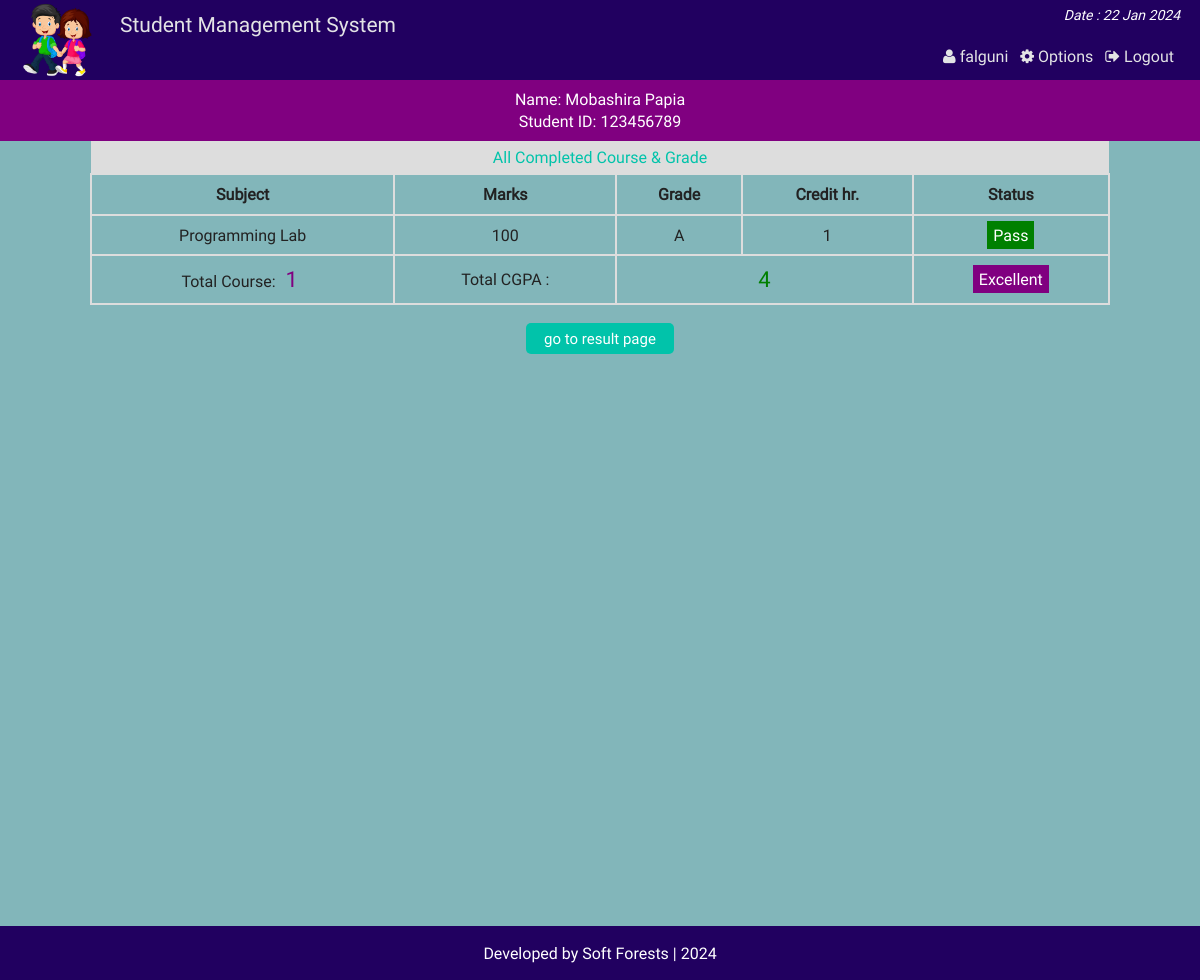
The page /view_cgpa.php?vr=123456789&vn=Mobashira Papia (signed in) on the database its author committed.
### tables this page shows
CREATE TABLE `result` (
  `id` int(11) NOT NULL,
  `st_id` int(11) NOT NULL,
  `marks` int(5) NOT NULL,
  `sub` varchar(50) NOT NULL,
  `semester` varchar(20) NOT NULL
);

### php/functions.php (called while the page is built, shortened)
<?php
class login_registration_class{
	public function view_cgpa($stid){
		global $conn;
		$sql = "select * from result where st_id='$stid'";
		$result = $conn->query($sql);
		return $result;
	}
};
?>

### view_cgpa.php (the view, shortened to what this page needs)
<?php
require "php/config.php";
require_once "php/functions.php";
$user = new login_registration_class();
	if(isset($_REQUEST['vr'])){
		$stid = $_REQUEST['vr'];
		$name = $_REQUEST['vn'];
	}
?>
<?php
include "php/headertop_admin.php";
?>
<div class="all_student fix">
		<?php
		function credit_hour($x){
			if($x=="DBMS") return 3;
			elseif($x == "DBMS Lab") return 1;
			elseif($x == "Mathematics") return 4;
			elseif($x == "Programming") return 3;
			elseif($x == "Programming Lab") return 1;
			elseif($x == "English") return 4;
			elseif($x == "Physics") return 3;
			elseif($x == "Chemistry") return 3;
			elseif($x == "Psychology") return 3;
		}
		function grade_point($gd){
			if($gd<60) return 0;
			elseif($gd>=60 && $gd<70) return 1;
			elseif($gd>=70 && $gd<80) return 2;
			elseif($gd>=80 && $gd<90) return 3;
			elseif($gd>=90 && $gd<=100) return 4;
		}
		?>
		<div>
	<p style="text-align:center;color:#fff;background:purple;margin:0;padding:8px;"><?php echo "Name: ".$name."<br>Student ID: " . $stid; ?></p>
	</div>
	<p style='text-align:center;background:#ddd;color:#01C3AA;padding:5px;width:84%;margin:0 auto'>All Completed Course & Grade</p>
	<?php
			$i=0;
			$ch = 0;
			$gp = 0;
				$get_result = $user->view_cgpa($stid);
				if($get_result && ($get_result->num_rows)>0){
			?>
				<table class="tab_two" style="text-align:center;width:85%;margin:0 auto">
					<th>Subject</th>
					<th>Marks</th>
					<th>Grade</th>
					<th>Credit hr.</th>
					<th>Status</th>
		<?php
				while($rows = $get_result->fetch_assoc()){
				$i++;
				$ch = $ch + credit_hour($rows['sub']);
		?>
			<tr>
				<td><?php echo $rows['sub']; ?></td>
				<td><?php echo $rows['marks']; ?></td>
				<td>
				<?php
					$mark = $rows['marks'];
					if($mark<60){echo "F";}
					elseif($mark>=60 && $mark<70){echo "D";}
					elseif($mark>=70 && $mark<80){echo "C";}
					elseif($mark>=80 && $mark<90){echo "B";}
					elseif($mark>=90 && $mark<=100){echo "A";}
					$gp = $gp + (credit_hour($rows['sub']) * grade_point($rows['marks']));
				?>
				</td>
				<td><?php echo credit_hour($rows['sub']); ?></td>
				<td>
				<?php
					$stat = $rows['marks'];
					if($stat<60){
						echo "<span style='background:red;padding:3px 11px;color:#fff;'>Fail</span>";
					}elseif($stat>=60 && $stat<70){
						echo "<span style='background:yellow'>Retake</span>";
					}else{
						echo "<span style='background:green;padding:3px 6px;color:#fff;'>Pass</span>";
					}
				?>
				</td>
			</tr>
			<?php } ?>
			<tr>
			<td><?php echo "Total Course: <span style='color:#800080;padding:3px 6px;font-size:22px'>".$i."</span>"; ?></td>
				<td colspan="1">Total CGPA : </td>
				<td colspan="2">
				<?php
				$sg = $gp/$ch;
				echo "<span style='color:green;padding:3px 6px;font-size:22px'>" . round($sg,2) . "</span>"; ?>
				</td>
				<td>
					<?php
						if($sg>=3.5){
							echo "<span style='background:purple;padding:3px 6px;color:#fff;'>Excellent";
						}elseif($sg>=3.0 && $sg<3.5){
							echo "<span style='background:green;padding:3px 6px;color:#fff;'>Good";
						}elseif($sg>=2.5 && $sg<3.0){
							echo "<span style='background:gray;padding:3px 6px;color:#fff;'>Average";
						}else{
							echo "<span style='background:red;padding:3px 6px;color:#fff;'>Probation";
						}
					?>
				</td>
			</tr>
		</table>
		<?php
			}
			else{
				echo  "<p style='color:red;text-align:center'>Nothing Found</p>";
				}
		?>
		<div class="back fix">
			<p style="text-align:center"><a href="view_result.php?vr=<?php echo $stid?>&vn=<?php echo $name?>"><button class="editbtn">go to result page</button></a></p>
		</div>
</div>
<?php include "php/footerbottom.php";?>

### css/main.css (style rules this page uses)
html { color: #222; font-size: 1em; line-height: 1.4; }
a { text-decoration:none; }
.fix { overflow:hidden; }
body { font-family:roboto !important; background-color: #006b747d; }
.st_reg th, td { padding: 8px; }
.editbtn { background-color: #01C3AA; border: none; border-radius:5px; color: white; padding: 5px 18px; text-align: center; text-decoration: none; display: inline-block; font-size: 15px; margin: 2px 1px; cursor: pointer; }
.all_student { min-height:450px; }
table.att_tab tr,td,th { border:2px solid #ddd; border-collapse:collapse; padding:8px; }

### rows shown on the page
result: sub "Programming Lab", marks "100", shows "A", sub "1", shows "Pass"

### other values the page prints
$admin_name "falguni"
$name "Mobashira Papia"
$stid "123456789"
$i "1"
$sg "4"
